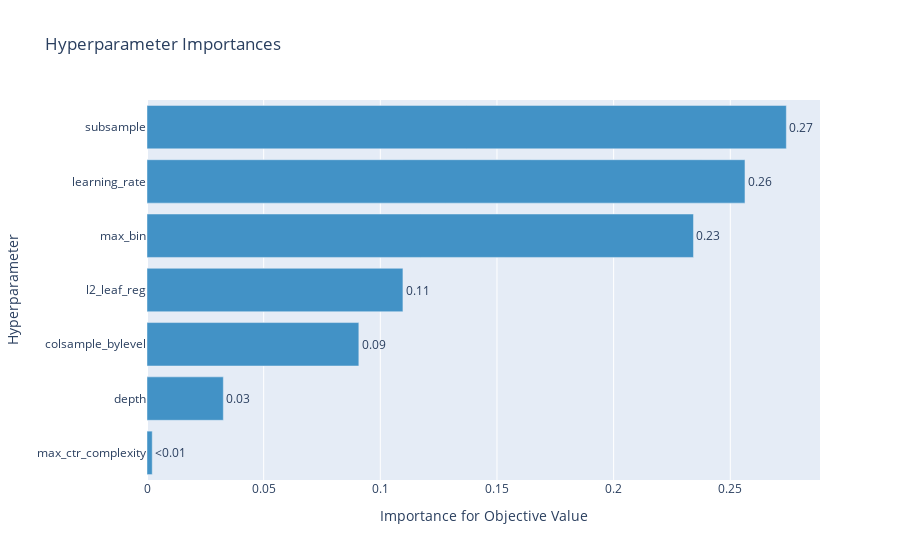

Write notebook code for a chart like this one.
### Code cell
# Важность параметров
visualization.plot_param_importances(loaded_study)

### Figure 1 — Plotly figure (JSON) as saved in the notebook; plotly's stock layout.template omitted (floating-point values rounded to 4 significant figures)
{"data": [{"cliponaxis": false, "hovertemplate": ["max_ctr_complexity (IntDistribution): 0.0022447476123080806<extra></extra>", "depth (IntDistribution): 0.032718913561854385<extra></extra>", "colsample_bylevel (FloatDistribution): 0.09079440269134441<extra></extra>", "l2_leaf_reg (FloatDistribution): 0.10969285466499787<extra></extra>", "max_bin (IntDistribution): 0.23422310912509636<extra></extra>", "learning_rate (FloatDistribution): 0.2562972329048303<extra></extra>", "subsample (FloatDistribution): 0.2740287394395685<extra></extra>"], "marker": {"color": "rgb(66,146,198)"}, "orientation": "h", "text": ["<0.01", "0.03", "0.09", "0.11", "0.23", "0.26", "0.27"], "textposition": "outside", "type": "bar", "x": [0.002245, 0.03272, 0.09079, 0.1097, 0.2342, 0.2563, 0.274], "y": ["max_ctr_complexity", "depth", "colsample_bylevel", "l2_leaf_reg", "max_bin", "learning_rate", "subsample"]}], "layout": {"showlegend": false, "title": {"text": "Hyperparameter Importances"}, "xaxis": {"title": {"text": "Importance for Objective Value"}}, "yaxis": {"title": {"text": "Hyperparameter"}}}}
